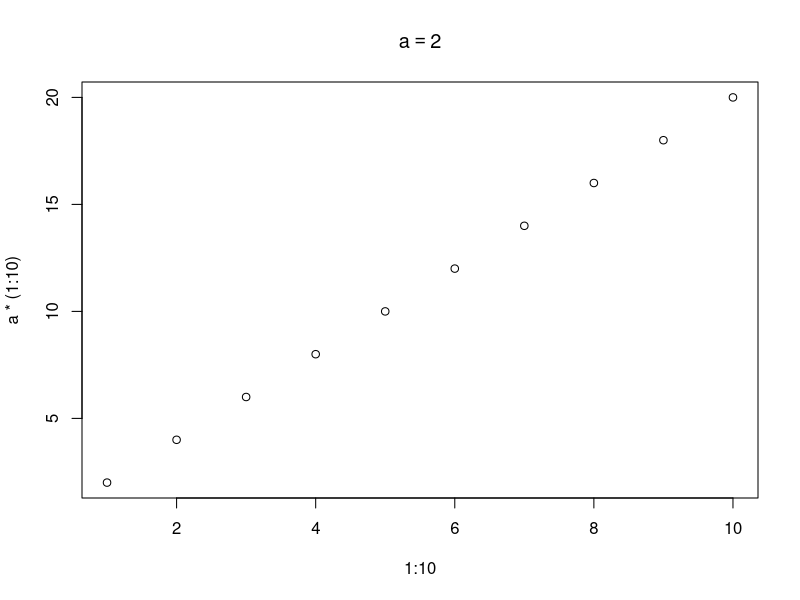
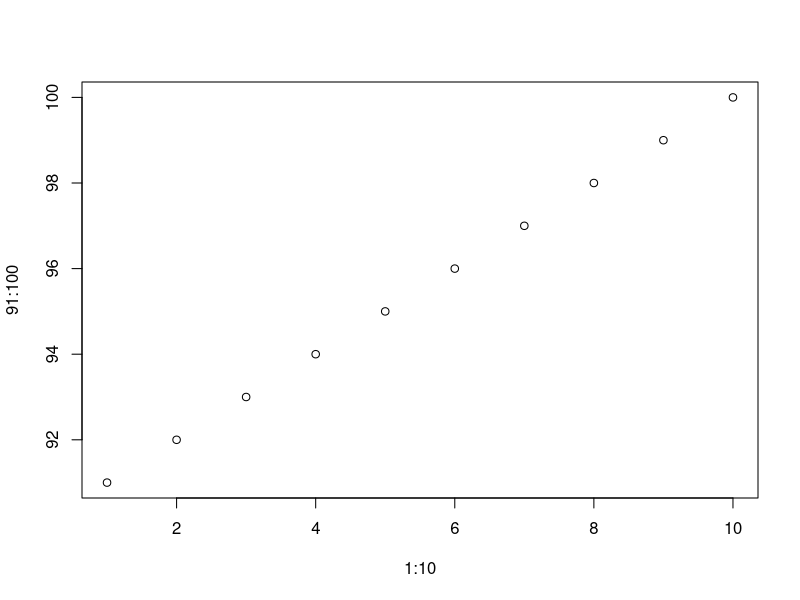

R code for these plots, in order: (Note: this script raises an error after producing the figures.)
## ---- chunk 1

bquote(1+2)       # 1 + 2

two = 2
bquote(1 + two)   # 1 + two
bquote(1 + .(two))   # 1 + 2   (substitution, not eval)

eval(bquote(1 + two)) # 3 
eval(bquote(1 + .(two)))   # 3 

## ---- chunk 2
x = 1

quote(1 + .(x))   # 1 + .(x) 
bquote(1 + .(x))  # 1 + 1

bquote(template + .(x))

bquote(sin(.(x))) # sin(1)

## (stole from https://github.com/klmr/box)
subject="bquote"
mod_name="base"
bquote(help(topic = .(subject), package = .(mod_name)))
eval( bquote(help(topic = .(subject), package = .(mod_name))))

subject="quote"
eval( bquote(help(topic = .(subject), package = .(mod_name))))
##

d = 2
bquote(a+b+c + .(d))       ## a + b + c + 2

##  
theta = pi/4
bquote(sin(1 + .(theta)))  ## sin(1 + 0.7853...)
eval(bquote(sin(1 + .(theta))))  ## 0.977

##
z= bquote(sin(1 + .(theta)))  ## sin(1 + 0.7853...)
typeof(z)                     ## "language"
is.call(z)                    ## T
eval(z)                       ## 0.977

## ---- chunk 3
x = 5 
bquote(x == .(x))
bquote(.(x))

## from ethz documentation, takes expr, returns lang ob
default <- 1
(z = bquote( function(x, y = .(default)) x+y ))

typeof(z)
is.call(z)  #T
is.expression(z) #F 
is.symbol(z) #F
a = 2
plot(1:10, a*(1:10), main = bquote(a == .(a)))


(angle  = 1:10)
(variable = as.name("angle"))             ## variable is now a symbol

is.character(variable)  # FALSE

is.name(variable)   # TRUE
is.symbol(variable) # TRUE
typeof(variable)    # TRUE

##
expr = quote(x+y)
is.expression(expr) # FALSE
is.call(expr)      # TRUE
str(expr)

#-----------------------------
##  quasiquotation:  insert .... into an expr template; return expression
pdf()


plot(x = 1:10, y=91:100)

bquote(x= .(variable))
bquote(
  plot(x = .(variable), 
       y = sin(.(variable)))
  )

dev.off()

## ---- chunk 4
## A variable to pass in
cor <- -.321
cor2 <- '-.321'

par(mfrow = c(1, 2))
plot(1:10, 1:10, main = bquote("Hello" ~ r[xy] == .(cor) ~ "and" ~ B^2))
plot(1:10, 1:10, main = bquote("Hello" ~ r[xy] == .(cor2) ~ "and" ~ B^2))
## ---- chunk 5
bquote("Hello")
bquote("Hello" ~ 3)
bquote("Hello" ~ r[xy])
x = 2
bquote("hello" ~ .(x))
bquote("x" ~ .(x))
bquote("The answer "  ~.(x))
bquote(x == .(x))
if (F) bquote(x = .(x))

# want 1 + 2
y = 1
x=2
bquote( function(x, y = .(y)) x+y )
eval(bquote( function(x, y = .(y)) x+y ))
eval(eval(bquote( function(x, y = .(y)) x+y )))
